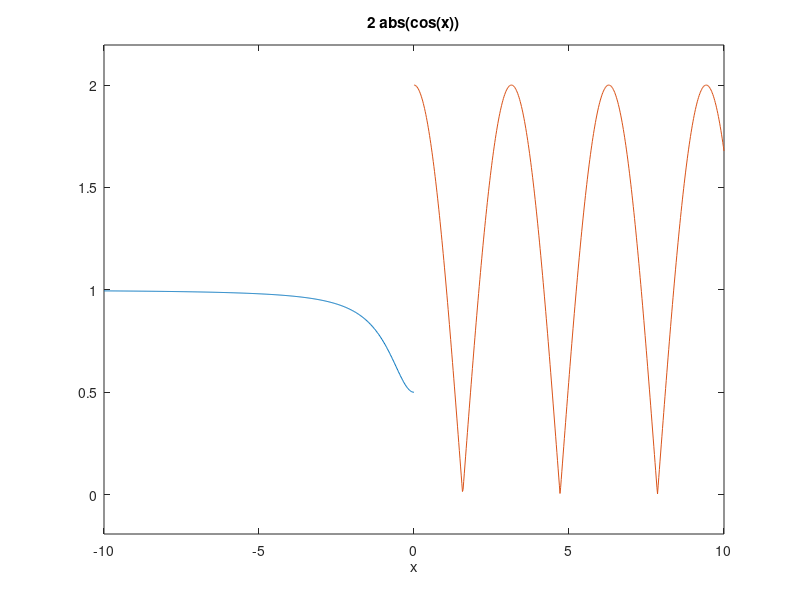

Write the MATLAB code that produced this figure.
x=-2*pi:0.1*pi:2*pi;
f1=sin(x).^2;
f2=sin(x)+x.^2;
f3=sin(x).*x;
plot(x,f1,'DisplayName','sin(x)^2')
hold on
plot(x,f2,'DisplayName','sin(x)+x^2')
hold on
plot(x,f3,'DisplayName','sin(x)*x' )
legend(' sin(x)^2 ',' sin(x)+x^2 ','sin(x)*x')

axis on  



x=[0];
y=[0];
x1=[0];
y1=[0];
n=0;
r=0;
hold off
for m=-10:0.1:10
if (m<=0)
n=n+1;
x(n)=m;
y(n)=(1+x(n)^2/(1+x(n)^2))^1/2;
end;
if(m>0)
r=r+1;
x1(r)=m;
y1(r)=2*abs(cos(x(r)));

end;
end
plot(x,y,'r--');
hold on
plot(x1,y1,'m*-');
legend('y','y1');
xlabel('x');
ylabel('y');
xlim([-10 10]);




hold off
ezplot('(1+(x^2)/(1+x^2))^1/2',[-10 0]);
hold on
ezplot('2*abs(cos(x))',[0 10]);
xlim([-10 10]);
